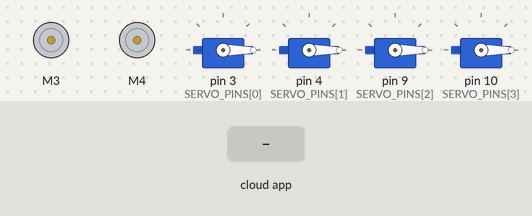
Recording of a sketch running on a simulated Arduino Uno, built with avr-gcc and run on an emulated ATmega328P. On the bench: 2 × DC motor (green arrow = forward, orange = backward, longer = faster), 4 × servo. The test bench sets the inputs (shaded band). The ROS host is connected and sends only what is stated.

Above: at 1.2 s.
1.3 s: the phone or cloud app sets linear.x to -100
At 2.2 s:
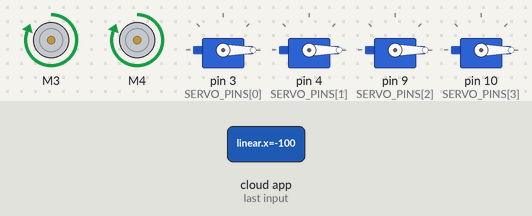
2.8 s: the phone or cloud app sets angular.z to -100
At 4.0 s:
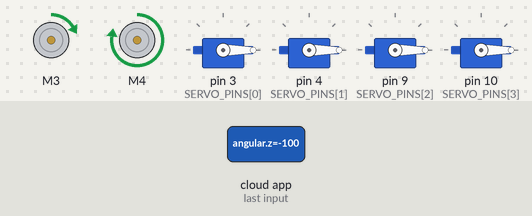
4.3 s: the phone or cloud app sets linear.x to 0
At 4.7 s:
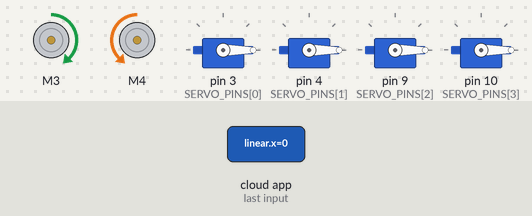
5.8 s: the phone or cloud app sets angular.z to 100
At 7.0 s:
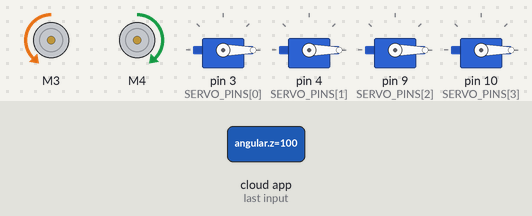
7.3 s: the phone or cloud app sets linear.x to 100
At 7.8 s:
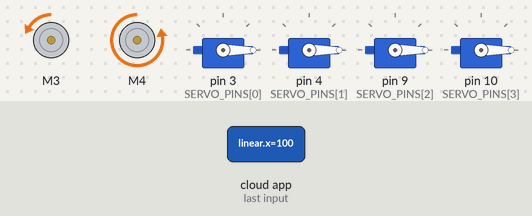
8.8 s: the phone or cloud app sets angular.z to 0
At 9.6 s:
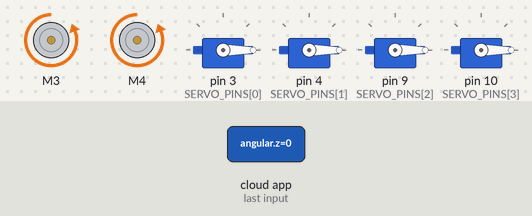
Timing chart, 0 to 11.3 s (numbered marks = the images above; inputs shaded):
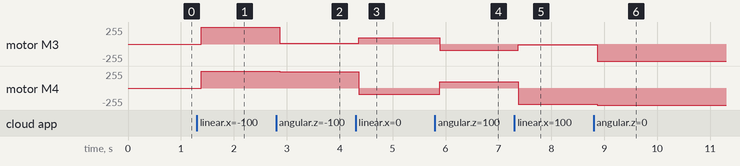

The sketch:

arabot_ros.ino
```cpp
#include <AFMotor.h>
#include <Servo.h>

#include <ros.h>
#include <std_msgs/String.h>
#include <std_msgs/Int8MultiArray.h>
#include <geometry_msgs/Twist.h>


//baseline é o tamanho do eixo
const float BASELINE = 0.134;
const float CONTROL_GAIN = 1.0;
const float CONTROL_TRIM = 0.0;
const int MIN_SPEED_PWM = 80;
const int MAX_SPEED_PWM = 255;
const float SPEED_TOLERANCE = 0.01;
const uint8_t NUM_SERVOS = 4;

Servo servos[NUM_SERVOS];
uint8_t angles[NUM_SERVOS];
const uint8_t SERVO_PINS[NUM_SERVOS] = {
    3, //forward-backward
    4, //up-down
    9, //rotate
    10, //grab
};

AF_DCMotor leftMotor(3);
AF_DCMotor rightMotor(4);

float leftMotorSpeed=0.0;
float rightMotorSpeed=0.0;

ros::NodeHandle nh;

//char message[255];
//std_msgs::String status_message;

void velocity_message_callback( const geometry_msgs::Twist& msg){
  float angularVelocity = msg.angular.z;
  float linearVelocity = msg.linear.x;
  leftMotorSpeed = (CONTROL_GAIN - CONTROL_TRIM) * (linearVelocity + 0.5 * angularVelocity * BASELINE);
  rightMotorSpeed = (CONTROL_GAIN + CONTROL_TRIM) * (linearVelocity - 0.5 * angularVelocity * BASELINE);
  //Inverte sentido das rodas caso esteja andando na direção errada
  leftMotorSpeed *= -1.0;
  rightMotorSpeed *= -1.0;
}

void angle_message_callback(const std_msgs::Int8MultiArray& msg){
    //msg.data.size();
    for(int i=0;i<NUM_SERVOS;i++){
        angles[i] = msg.data[i];
    }
}

//ros::Publisher status_publisher("status", &status_message);
ros::Subscriber<geometry_msgs::Twist> velocity_subscriber("cmd_vel", &velocity_message_callback );
ros::Subscriber<std_msgs::Int8MultiArray> angle_subscriber("arabot_arm", &angle_message_callback);

void setup(){
  leftMotor.setSpeed(0);
  rightMotor.setSpeed(0);
  leftMotor.run(RELEASE);
  rightMotor.run(RELEASE);

  for(int i; i < NUM_SERVOS; i++)
  {
    servos[i].attach(SERVO_PINS[i]);
    angles[i] = 0;
  }

  nh.initNode();
  nh.subscribe(angle_subscriber);
  nh.subscribe(velocity_subscriber);
  //nh.advertise(status_publisher);
}

int fmap(float v, int minPWM, int maxPWM){
  int pwm = 0;
  if (fabs(v) > SPEED_TOLERANCE)
      pwm = (int)(floor(fabs(v) * (maxPWM - minPWM) + minPWM));
  return pwm;
}

void loop(){
  if (leftMotorSpeed > SPEED_TOLERANCE)
    leftMotor.run(FORWARD);
  else if (leftMotorSpeed < -SPEED_TOLERANCE)
    leftMotor.run(BACKWARD);
  else
    leftMotor.run(RELEASE);

  if (rightMotorSpeed > SPEED_TOLERANCE)
    rightMotor.run(FORWARD);
  else if (rightMotorSpeed < -SPEED_TOLERANCE)
    rightMotor.run(BACKWARD);
  else
    rightMotor.run(RELEASE);

  int leftMotorPWM = fmap(leftMotorSpeed, MIN_SPEED_PWM, MAX_SPEED_PWM);
  int rightMotorPWM = fmap(rightMotorSpeed, MIN_SPEED_PWM, MAX_SPEED_PWM);
  /*
  sprintf(message, "%d %d", leftMotorPWM, rightMotorPWM);
  status_message.data = message;
  status_publisher.publish( &status_message );
  */
  leftMotor.setSpeed(leftMotorPWM);
  rightMotor.setSpeed(rightMotorPWM);

  for(int i=0; i < NUM_SERVOS; i++)
    if (angles[i] >= 0 && angles[i] <= 179)
      servos[i].write(angles[i]);

  nh.spinOnce();
  delay(50);
}
```

Measured:
- after the input at 1.3 s, motor M3, motor M4: stopped → forward 255/255 after 0.08 s
- after the input at 2.8 s, motor M3: forward 255/255 → forward 10/255 after 0.07 s; motor M4: forward 255/255 → forward 243/255 after 0.07 s
- after the input at 4.3 s, motor M3: forward 10/255 → forward 91/255 after 0.06 s; motor M4: forward 243/255 → backward 91/255 after 0.06 s
- after the input at 5.8 s, motor M3: forward 91/255 → backward 91/255 after 0.09 s; motor M4: backward 91/255 → forward 91/255 after 0.09 s
- after the input at 7.3 s, motor M3: backward 91/255 → backward 10/255 after 0.08 s; motor M4: forward 91/255 → backward 243/255 after 0.08 s
- after the input at 8.8 s, motor M3: backward 10/255 → backward 255/255 after 0.06 s; motor M4: backward 243/255 → backward 255/255 after 0.06 s
